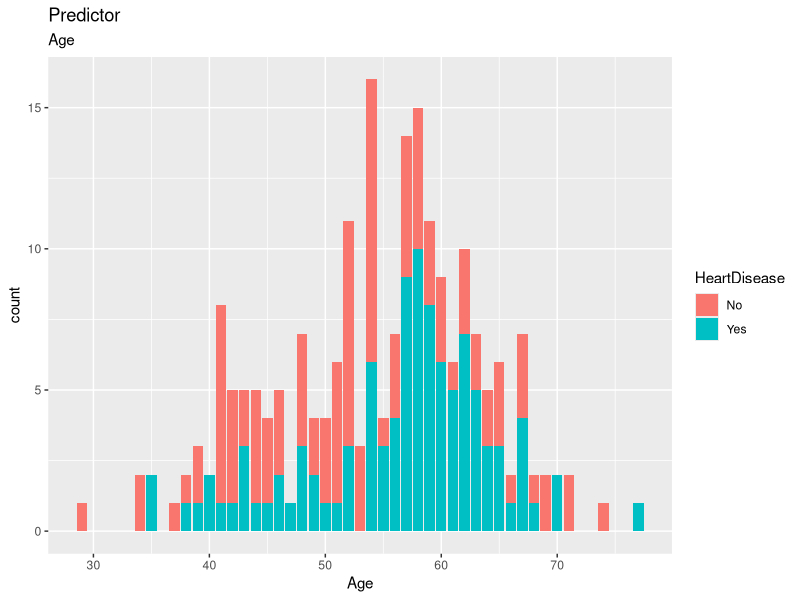
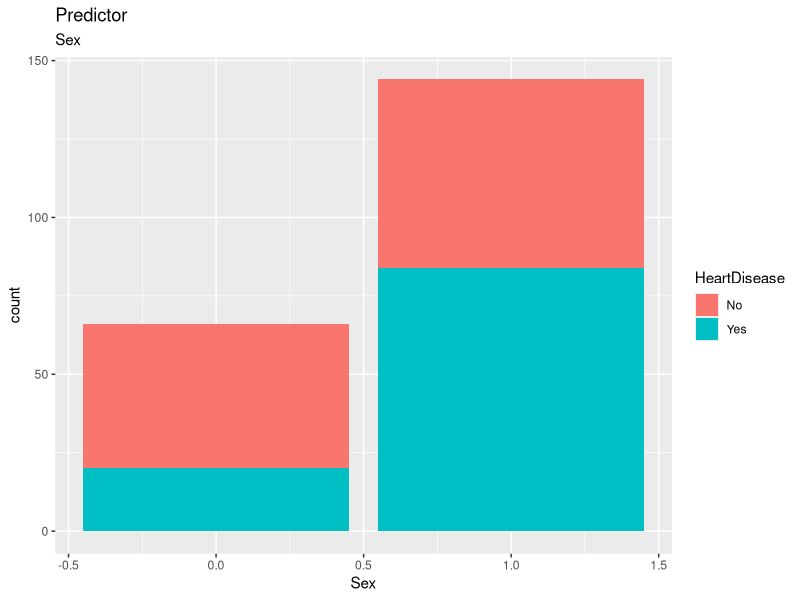
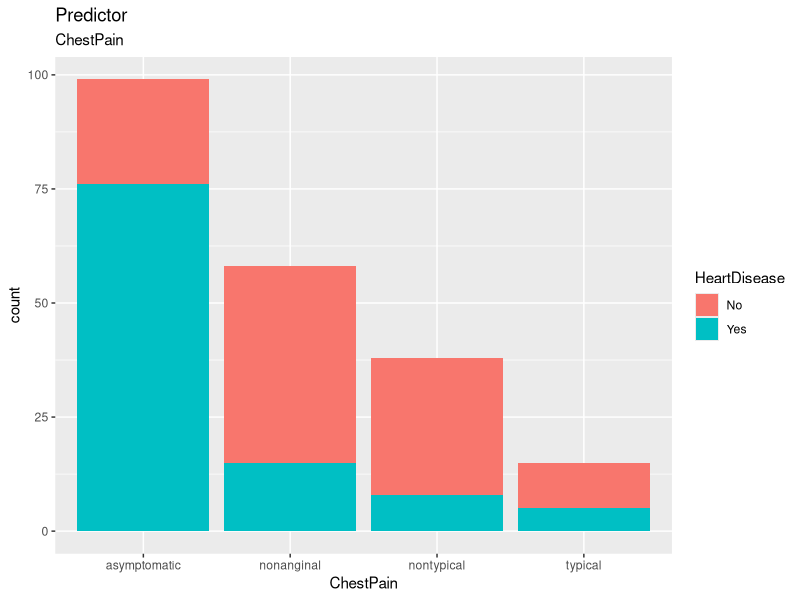
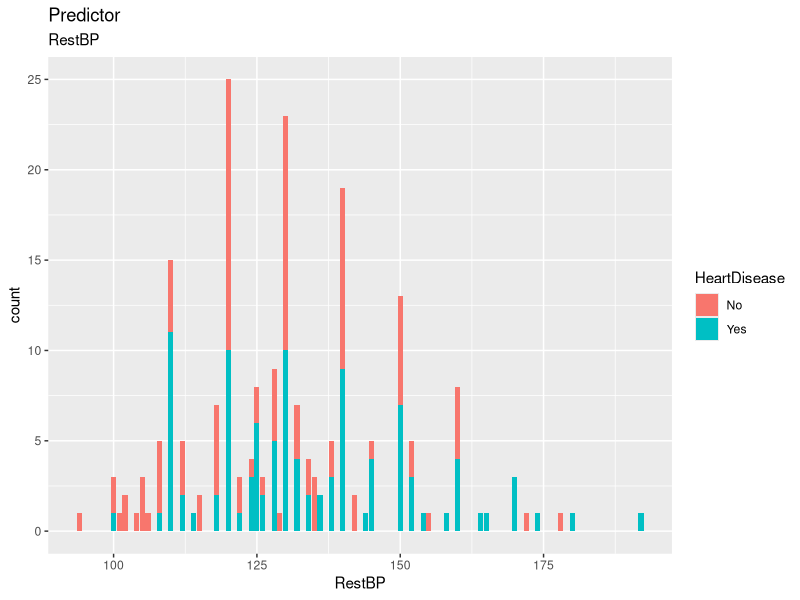
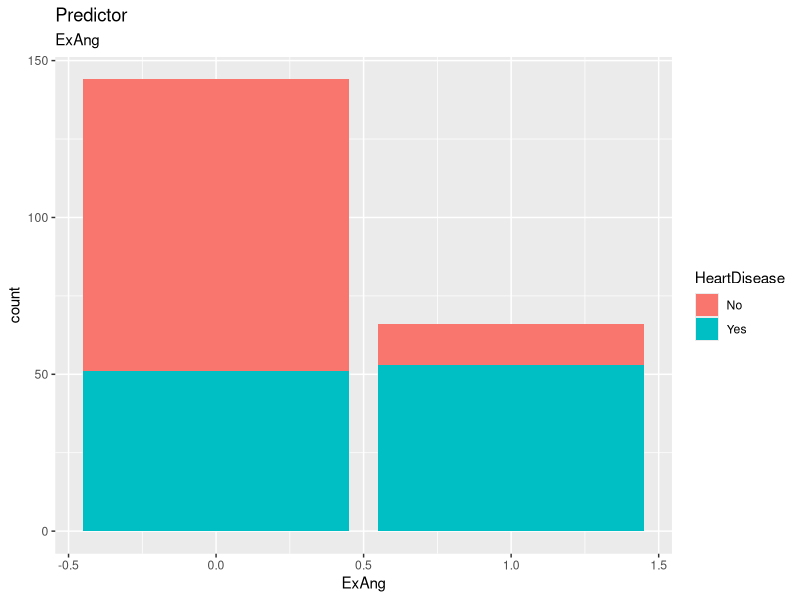
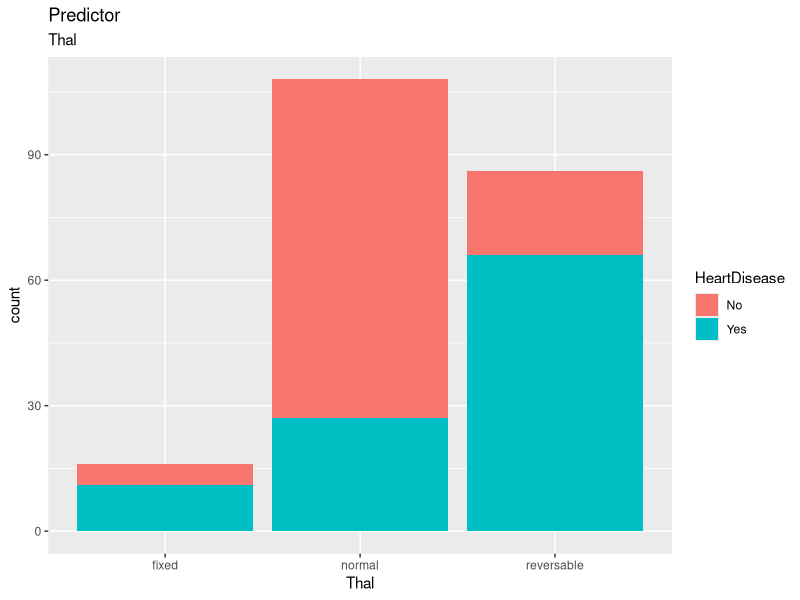

Generate these figures, in order, with R: (Note: this script raises an error after producing the figures.)
## ---- chunk 1
knitr::opts_chunk$set(echo = TRUE)
## ---- chunk 2
knitr::opts_chunk$set(warning=FALSE, message=FALSE, tidy.opts=list(width.cutoff=60),tidy=TRUE)
## ---- chunk 3
heart_train <- read.csv('./CS109b-hw2_q1_datasets/dataset_1_train.txt')
heart_test <- read.csv('./CS109b-hw2_q1_datasets/dataset_1_test.txt')
## ---- chunk 4
library(ggplot2)
for (pred in names(heart_train)){
  if (pred != "HeartDisease") {
      print(ggplot(heart_train, aes_string(x=pred, fill ="HeartDisease")) + 
    geom_bar() +
    ggtitle('Predictor ', pred)
  )
  }
}
  
## ---- chunk 5
# helper function for cross validation
library(boot)

# Function to compute k-fold cross-validation accuracy for a given classification model
cv_accuracy = function(model, data, k) {
  # Input: 
  #   'model' - a fitted classification model
  #   'data' - data frame with training data set used to fit the model
  #   'k' - number of folds for CV
  # Output:
  #   'cv_accuracy' - cross-validation accuracy for the model
  
  acc <- 1 - cv.glm(data, model, K = k)$delta[1]
  return(acc)
}
## ---- chunk 6
library(gam)
# spans 
spars <- seq(0, 1, by = 0.1)
num_param = length(spars)
cv_acc = rep(0., num_param)

# iterate through spans 
for(i in 1:num_param) {
  heart.gam  <- gam(HeartDisease ~ s(Age, spar = spars[i]) + s(RestBP, spar = spars[i]) + Sex + ChestPain + ExAng + Thal, data = heart_train, family=binomial(link="logit"))
  cv_acc[i] <- cv_accuracy(heart.gam, heart_train, 5)
}
## ---- chunk 7
plot(spars, cv_acc)
grid(5, 5, lwd = 2)
## ---- chunk 8
best_spar = spars[which.max(cv_acc)]
cat("Span at which CV accuracy is maximised", best_spar)
## ---- chunk 9
  heart.gam  <- gam(HeartDisease ~ s(Age, spar = 1) + s(RestBP, spar = 1) + Sex + ChestPain + ExAng + Thal, data = heart_train, family=binomial(link="logit"))
accuracy <- function(model, test, column) {
  y <- predict(model, test)
  ybar <- c(y > 0)
  ytest <- c(test['HeartDisease'] == "Yes")
  compare <- c(ybar == ytest)
  return(sum(compare) / length(compare))
}

cat('accuracy on the test set', accuracy(heart.gam, heart_test, HeartDisease))
## ---- chunk 10
plot.gam(heart.gam, se=TRUE)
## ---- chunk 11
heart.gam$coefficients
## ---- chunk 12
heart.gam_intercept <- gam(HeartDisease ~ 1, family = binomial(link="logit"), heart_train)
heart.gam_categorical <- gam(HeartDisease ~ Sex + ChestPain + ExAng + Thal, family = binomial(link="logit"), heart_train)
heart.gam_linear <- gam(HeartDisease ~ Age + RestBP + Sex + ChestPain + ExAng + Thal, family = binomial(link="logit"), heart_train)

anova(heart.gam_intercept, heart.gam, test="Chi")
anova(heart.gam_categorical, heart.gam, test="Chi")
anova(heart.gam_linear, heart.gam, test="Chi")
